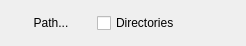
<?xml version="1.0" encoding="UTF-8"?>
<ui version="4.0">
 <class>InlineFileDirChooser</class>
 <widget class="QWidget" name="InlineFileDirChooser">
  <property name="geometry">
   <rect>
    <x>0</x>
    <y>0</y>
    <width>246</width>
    <height>46</height>
   </rect>
  </property>
  <property name="windowTitle">
   <string>Form</string>
  </property>
  <layout class="QHBoxLayout" name="horizontalLayout_2">
   <item>
    <layout class="QHBoxLayout" name="horizontalLayout">
     <item>
      <widget class="ElidedPushButton" name="launchPushButton">
       <property name="sizePolicy">
        <sizepolicy hsizetype="Minimum" vsizetype="Minimum">
         <horstretch>0</horstretch>
         <verstretch>0</verstretch>
        </sizepolicy>
       </property>
       <property name="toolTip">
        <string>Click to choose path</string>
       </property>
       <property name="statusTip">
        <string>Click to choose path</string>
       </property>
       <property name="whatsThis">
        <string>Click to choose path</string>
       </property>
       <property name="text">
        <string>Path...</string>
       </property>
       <property name="flat">
        <bool>true</bool>
       </property>
      </widget>
     </item>
     <item>
      <widget class="QCheckBox" name="dirsOnlyCheckBox">
       <property name="toolTip">
        <string>Restrict to directories</string>
       </property>
       <property name="statusTip">
        <string>Restrict to directories</string>
       </property>
       <property name="whatsThis">
        <string>Restrict to directories</string>
       </property>
       <property name="text">
        <string>Directories</string>
       </property>
       <property name="icon">
        <iconset theme="folder"/>
       </property>
      </widget>
     </item>
     <item>
      <spacer name="horizontalSpacer">
       <property name="orientation">
        <enum>Qt::Orientation::Horizontal</enum>
       </property>
       <property name="sizeHint" stdset="0">
        <size>
         <width>40</width>
         <height>20</height>
        </size>
       </property>
      </spacer>
     </item>
    </layout>
   </item>
  </layout>
 </widget>
 <customwidgets>
  <customwidget>
   <class>ElidedPushButton</class>
   <extends>QPushButton</extends>
   <header location="global">gui.widgets.small_widgets</header>
  </customwidget>
 </customwidgets>
 <resources/>
 <connections/>
</ui>
